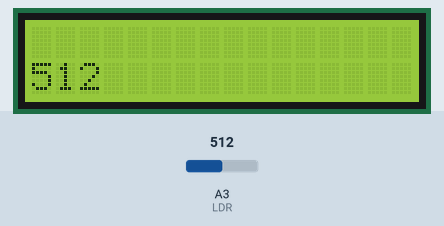
The sketch below on a simulated Arduino Uno, built with avr-gcc and run on an emulated ATmega328P. On the bench: 16×2 character LCD. The test bench sets the inputs (shaded band); at power-on: A3 (LDR) = 512. What the sketch prints to the serial monitor is not drawn.

Above: at 1.2 s.
1.3 s: A3 (LDR) set to 716
At 2.7 s:
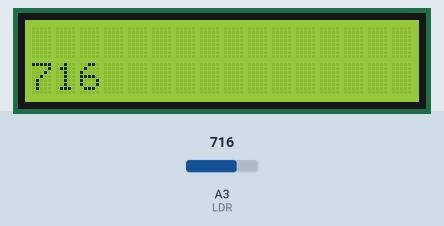
3.0 s: A3 (LDR) set to 900
At 3.9 s:
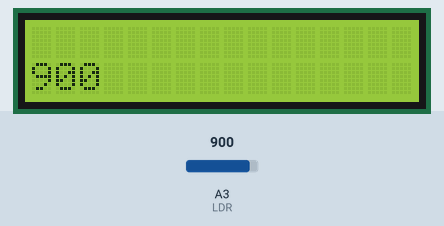
4.5 s: A3 (LDR) set to 1023
At 5.2 s:
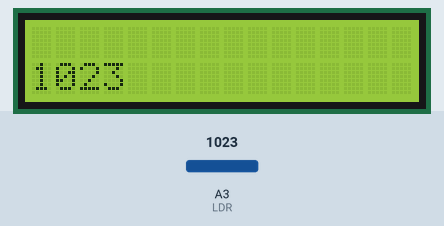
Timing chart, 0 to 7.5 s (numbered marks = the images above; inputs shaded):
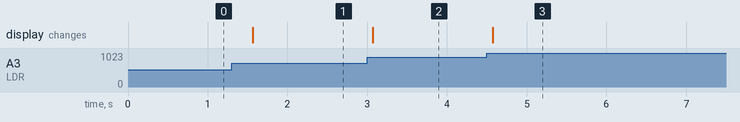

Measured:
- after the input at 1.3 s, the display: changes after 0.27 s (image 1)
- after the input at 3.0 s, the display: changes after 0.07 s (image 2)
- after the input at 4.5 s, the display: changes after 0.07 s (image 3)

The sketch:

11.ino
```cpp
#include <LiquidCrystal.h>

const int LDR = A3;
LiquidCrystal lcd(2, 3, 4, 8, 12, 13);
int ldrValue = 0;

void setup() {
  Serial.begin(9600);
  pinMode(LDR, INPUT);
  lcd.begin(16, 2);
}

void  loop() {
  lcd.setCursor(0, 1);

  ldrValue = analogRead(LDR);
  Serial.print(ldrValue);

  lcd.print(ldrValue);
  delay(500);
}

    
```
